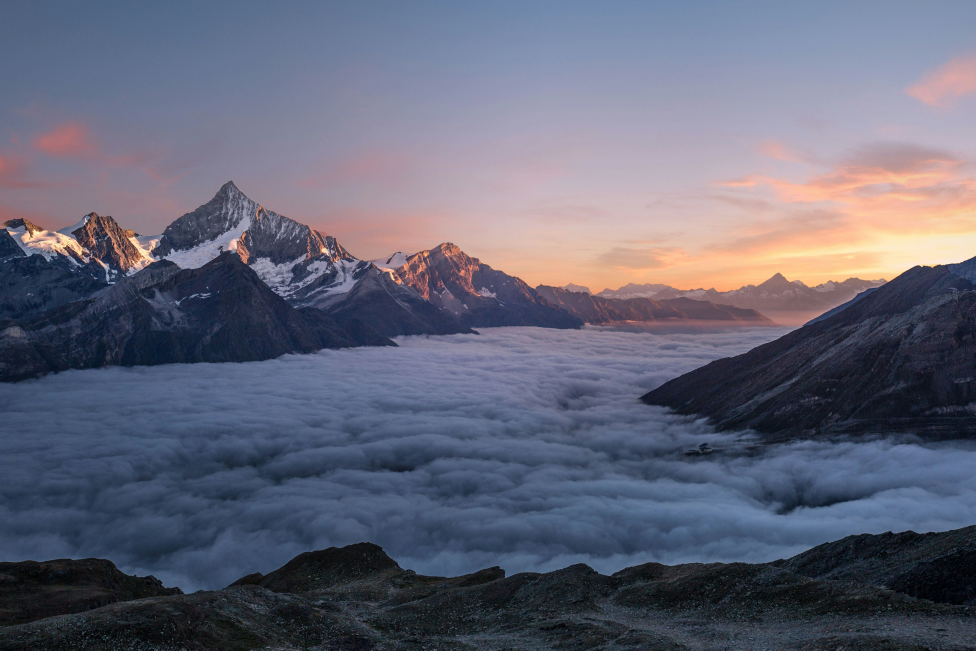
#> input picture ml-services/uploads/test_image.jpg, 4878 x 3252 px (shown at 1/5 size)
$ python test_full_preprocessing.py
#> lines starting #> are read from the running program, lines starting #| are printed output that depends on the picture
### ml-services/utils/image_processor.py
#feeding all image processing before sending to ML model
import numpy as np
#Opens JPG/PNG files
from PIL import Image
import os
import cv2

#class to handle image processing
#basically photo editor before sending to AI model
class ImageProcessor:
    def __init__(self,target_size=256):
        self.target_size = target_size
        print("ImageProcessor initialized with target size:", self.target_size)

    def load_image(self,image_path):
#> called with image_path = 'uploads/test_image.jpg'
            try:
                if not os.path.exists(image_path):
                    print("File does not exist:", image_path)
                    return None
                img = Image.open(image_path)
#> img is the input picture: PIL image 4878x3252 RGB; mean R, G, B 99.1, 101.1, 118.5
                #converting to same format
                img=img.convert('RGB')
                #image to numbers  conversion using numpy
                img_array=np.array(img)
                print("Image loaded : {img_array.shape}")
                return img_array
            except Exception as e:
                print("Error loading image:", e)
                return None

    def resize_image(self,img_array):

            try:
                #current dimensions
                current_height, current_width = img_array.shape[:2]
#> current_height = 3252; current_width = 4878

                if current_width>self.target_size or current_height>self.target_size:
                     #shrink image
                     interpolation = cv2.INTER_AREA
                else:
                     #enlarge image
                     interpolation = cv2.INTER_CUBIC

                resized= cv2.resize(
                     img_array,
                        (self.target_size, self.target_size),
                        # interpolation method based on shrinking or enlarging
                        interpolation=interpolation
                )
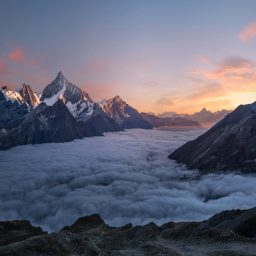
#> resized: shape (256, 256, 3); mean R, G, B 99.1, 101.1, 118.5
#| final shape:(256, 256, 3)
                print("image resized to:{self.target_size}*{self.target_size}")
                return resized
            except Exception as e:
                print("Error resizing image:", e)
                return None

    def normalize_image(self,img_array):
            #ml training is better with small no (0-1)
            try:
                img_float=img_array.astype(np.float32)
                normalized=img_float/255.0
                print("Image normalized.")
                return normalized
            except Exception as e:
                print("Error normalizing image:", e)
                return None
    def preprocess_image(self,image_path):
            #full pipeline
            '''
            1. load 2. resize 3. normalize
            '''
            print('starting preprocessing for image:', image_path)
            img=self.load_image(image_path)

            if img is None:
                return None

            img_resized=self.resize_image(img)
            if img_resized is None:
                return None

            print('preprocessing completed')
            print(f"final shape:{img_resized.shape}")
            img_normalized=self.normalize_image(img_resized)
            print(f"value ranges from :[{img_normalized.min():.3f}]")
#| value ranges from :[0.004]
            return img_normalized

    #for processing multiple images at once
    # [20 lines left out: function preprocess_batch, not called in this run]

    def save_preprocessed_comparison(self, original_path, preprocessed_array, output_path):
        """
        Save before/after comparison image
        """
#> called with original_path = 'uploads/test_image.jpg', output_path = 'outputs/preprocessed_comparison.jpg'
        try:
            import matplotlib.pyplot as plt

            # Load original
            original = self.load_image(original_path)

            # Convert preprocessed back to 0-255 for display
            # (multiply by 255 and convert to uint8)
            preprocessed_display = (preprocessed_array * 255).astype(np.uint8)

            # Create side-by-side comparison
            fig, axes = plt.subplots(1, 2, figsize=(12, 6))

            # Show original
            axes[0].imshow(original)
            axes[0].set_title('Original Image')
            axes[0].axis('off')

            # Show preprocessed
            axes[1].imshow(preprocessed_display)
            axes[1].set_title(f'Preprocessed ({self.target_size}x{self.target_size}, Normalized)')
            axes[1].axis('off')

            plt.tight_layout()
            plt.savefig(output_path, dpi=150, bbox_inches='tight')
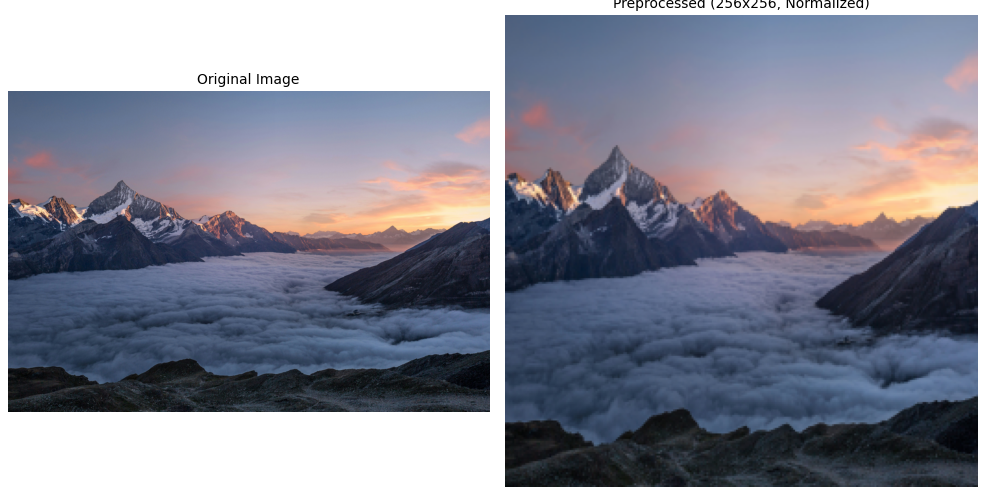
#> figure drawn by matplotlib, 2 panels
            plt.close()

            print(f" Comparison saved to: {output_path}")

        except Exception as e:
            print(f"  Could not save comparison: {str(e)}")

### ml-services/test_full_preprocessing.py
"""
Test complete preprocessing pipeline
"""

import os
import sys

# Add the parent directory to Python path
# This allows Python to find the 'utils' folder
sys.path.insert(0, os.path.dirname(os.path.abspath(__file__)))

from utils.image_processor import ImageProcessor

# Create processor
processor = ImageProcessor(target_size=256)

# Path to test image
test_image_path = 'uploads/test_image.jpg'

# Check if file exists
if not os.path.exists(test_image_path):
    print(f"❌ Test image not found at {test_image_path}. Please ensure the test image is available.")
    print("   You can use any river/landscape satellite image from Google Images")
else:
    # Preprocess the image
    preprocessed = processor.preprocess_image(test_image_path)

    if preprocessed is not None:
        # Save comparison
        processor.save_preprocessed_comparison(
            test_image_path,
            preprocessed,
            'outputs/preprocessed_comparison.jpg'
        )

        print("\n" + "="*60)
        print("🎉 SUCCESS! Check ml-services/outputs/preprocessed_comparison.jpg")
        print("="*60)
